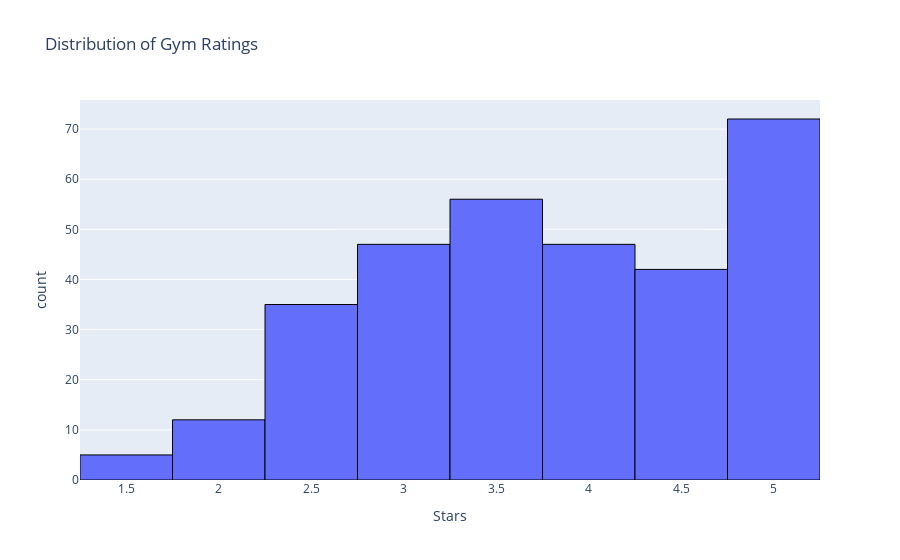

Source (notebook cell):
### Code cell
fig = px.histogram(
    df_b,
    x="stars",
    nbins=10,
    labels={"stars": "Stars"},
    title="Distribution of Gym Ratings"
)
fig.update_traces(marker=dict(line=dict(width=1, color="black")))
fig.show()

### Figure 1 — Plotly figure (JSON) as saved in the notebook; plotly's stock layout.template omitted (floating-point values rounded to 4 significant figures; data arrays with more than 128 entries replaced by an {"elided": "..."} marker saying what was removed)
{"data": [{"bingroup": "x", "hovertemplate": "Stars=%{x}<br>count=%{y}<extra></extra>", "legendgroup": "", "marker": {"color": "#636efa", "line": {"color": "black", "width": 1}, "pattern": {"shape": ""}}, "name": "", "nbinsx": 10, "orientation": "v", "showlegend": false, "type": "histogram", "x": {"elided": "316 float values"}, "xaxis": "x", "yaxis": "y"}], "layout": {"barmode": "relative", "legend": {"tracegroupgap": 0}, "title": {"text": "Distribution of Gym Ratings"}, "xaxis": {"anchor": "y", "domain": [0, 1], "title": {"text": "Stars"}}, "yaxis": {"anchor": "x", "domain": [0, 1], "title": {"text": "count"}}}}
